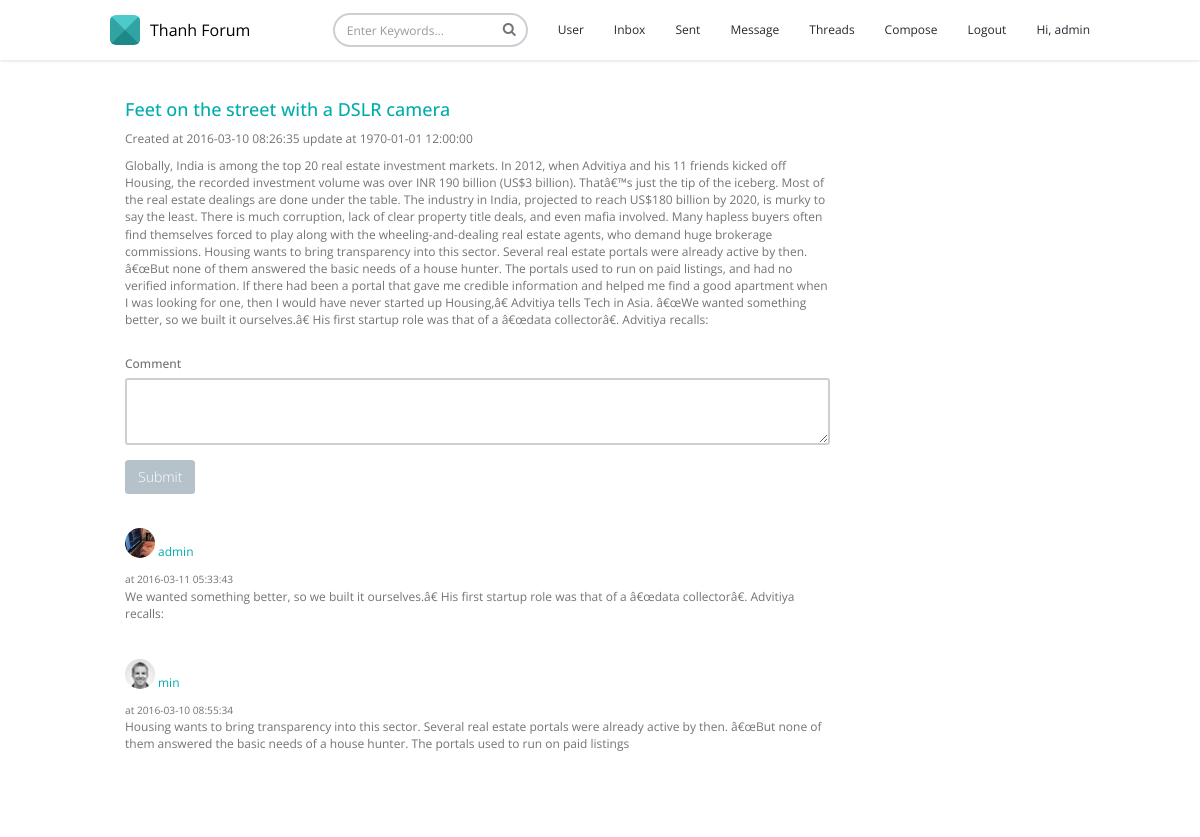
Screenshot of /view_thread.php?id=15 (signed in) with the database file from the repository.
### tables this page shows
CREATE TABLE IF NOT EXISTS `thread` (
  `id` int(11) unsigned NOT NULL AUTO_INCREMENT,
  `title` varchar(50) NOT NULL,
  `content` text NOT NULL,
  `created_by` int(11) unsigned NOT NULL,
  `created_at` int(10) NOT NULL,
  `updated_at` int(10) DEFAULT NULL,
  PRIMARY KEY (`id`),
  KEY `created_by` (`created_by`)
);

CREATE TABLE IF NOT EXISTS `post` (
  `id` int(11) unsigned NOT NULL AUTO_INCREMENT,
  `thread_id` int(11) unsigned NOT NULL,
  `content` text NOT NULL,
  `created_by` int(11) unsigned NOT NULL,
  `created_at` int(10) NOT NULL,
  `updated_at` int(10) DEFAULT NULL,
  PRIMARY KEY (`id`),
  KEY `created_by` (`created_by`),
  KEY `thread_id` (`thread_id`)
);

CREATE TABLE IF NOT EXISTS `user` (
  `id` int(11) unsigned NOT NULL AUTO_INCREMENT,
  `name` varchar(50) NOT NULL,
  `email` varchar(50) NOT NULL,
  `avatar` varchar(100) DEFAULT NULL,
  `password` varchar(50) NOT NULL,
  PRIMARY KEY (`id`)
);

### OOPDatabase.php (called while the page is built, shortened)
<?php
class OOPDatabase{
	protected $_connection;
	public function __construct(){
		$this->_connection = mysqli_connect('localhost','root','123456','company');
	}
	public function getCommentByThreadId($id){
		$comments = array();
		$query = mysqli_query($this->_connection, "select * from post where thread_id = $id order by id desc");
		while ($row = mysqli_fetch_array($query)) {
			$comments[] = $this->loadComment($row);
		}
		return $comments;
	}
	public function loadComment($row){
		$comment = new Comment();
		$comment->id 		 = $row['id'];
		$comment->thread_id  = $row['thread_id'];
		$comment->content    = $row['content'];
		$comment->created_by = $row['created_by'];
		$comment->created_at = $row['created_at'];
		$comment->updated_at = $row['updated_at'];
		return $comment;
	}
	public function getThreadById($id){
		$rows = mysqli_query($this->_connection, "select * from thread where id = $id");
		return mysqli_fetch_array($rows);
	}
	public function getNameById($id){
		$query = mysqli_query($this->_connection, "select * from user where id = $id");
		$row = mysqli_fetch_array($query);
		$user = new User();
		$user->name = $row['name'];
		return $user->name;
	}
	public function getAvatarById($id){
		$query = mysqli_query($this->_connection, "select * from user where id = $id");
		$row = mysqli_fetch_array($query);
		$user = new User();
		$user->avatar = $row['avatar'];
		return $user->avatar;
	}
}

### view_thread.php (the view, shortened to what this page needs)
<?php
$thread_id = $_GET['id'];
require('OOPDatabase.php');
$database = new OOPDatabase();
$thread = $database->getThreadById($thread_id);
$comments = $database->getCommentByThreadId($thread_id);
?>
<!DOCTYPE html>
<html lang="en">
<head>
	<?php include('header.php');?>
	<link type='text/css' rel='stylesheet' href='style.css'/>
</head>
<body>
	<?php include('menu.php') ?>
	<div class="content">
		<div class="container">
			<div class="col-md-9">
				<h4><a href=""><?php echo $thread['title']?></a></h4>
				<?php
				echo '<p>Created at '.date('Y-m-d h:i:s',$thread['created_at']).' update at '.date('Y-m-d h:i:s',$thread['updated_at']).'</p>';
				echo '<p>'.$thread['content'].'</p><br>';
				?>
				<form method="POST" action="add_comment.php">
					<div class="form-group">
						<label>Comment</label>
						<textarea name="content" class="form-control" rows="3"></textarea>
					</div>
					<button type="submit" class="btn btn-default">Submit</button>
			</form>
			<ul class="list-group" style="list-style-type:none">
				<?php foreach ($comments as $key => $comment) : ?>
					<li class="list-group">
						<img src="<?php echo $database->getAvatarById($comment->created_by) ?>" class="img-circle" alt="User" height="30" width="30">
						<div class="userName">
							<p><a href="/view_user.php?id=<?php echo $comment->created_by ?>"><?php echo $database->getNameById($comment->created_by); ?></a></p>
						</div>
						<small>at <?php echo date('Y-m-d h:i:s',$comment->created_at); ?></small>
						<p><?php echo $comment->content ?></p>
					</li>
			<?php endforeach ?>
		</ul>
	</div>
</div>
</div>
</body>
</html>

### assets/css/theme/default.css (style rules this page uses)
.text-theme, a { color: #00acac; }

### style.css (style rules this page uses)
.userName { margin-top: -15px; margin-left: 33px; }

### rows the page displays
thread: title "Feet on the street with a DSLR camera", created_at "2016-03-10 08:26:35", updated_at "1970-01-01 12:00:00", content "Globally, India is among the top 20 real estate investment markets. In 2012, when Advitiya and his 11 friends kicked off Housing, the recorded investment volume was over INR 190 billion (US$3 billion). Thatâ€™s just the tip of the iceberg. Most of the real estate dealings are done under the table. The industry in India, projected to reach US$180 billion by 2020, is murky to say the least. There is much corruption, lack of clear property title deals, and even mafia involved. Many hapless buyers often find themselves forced to play along with the wheeling-and-dealing real estate agents, who demand huge brokerage commissions. Housing wants to bring transparency into this sector. Several real…"
post: created_by.avatar (picture), created_by.name "admin", created_at "2016-03-11 05:33:43", content "We wanted something better, so we built it ourselves.â€ His first startup role was that of a â€œdata collectorâ€. Advitiya recalls:"
post: created_by.avatar (picture), created_by.name "min", created_at "2016-03-10 08:55:34", content "Housing wants to bring transparency into this sector. Several real estate portals were already active by then. â€œBut none of them answered the basic needs of a house hunter. The portals used to run on paid listings"

### other values shown
$user_name "admin"
